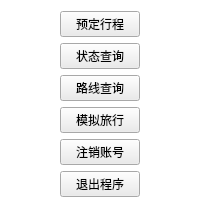
     <widget class="QWidget" name="MainPage">
      <property name="styleSheet">
       <string notr="true">background-color: rgb(255, 255, 255);</string>
      </property>
      <layout class="QGridLayout" name="gridLayout_3" columnstretch="10,5,10">
       <item row="0" column="0">
        <spacer name="horizontalSpacer_5">
         <property name="orientation">
          <enum>Qt::Horizontal</enum>
         </property>
         <property name="sizeHint" stdset="0">
          <size>
           <width>40</width>
           <height>20</height>
          </size>
         </property>
        </spacer>
       </item>
       <item row="0" column="1">
        <widget class="QPushButton" name="OrderPageButton">
         <property name="maximumSize">
          <size>
           <width>3000</width>
           <height>16777215</height>
          </size>
         </property>
         <property name="styleSheet">
          <string notr="true">background-color: rgb(235, 235, 235)</string>
         </property>
         <property name="text">
          <string>预定行程</string>
         </property>
        </widget>
       </item>
       <item row="0" column="2">
        <spacer name="horizontalSpacer_7">
         <property name="orientation">
          <enum>Qt::Horizontal</enum>
         </property>
         <property name="sizeHint" stdset="0">
          <size>
           <width>40</width>
           <height>20</height>
          </size>
         </property>
        </spacer>
       </item>
       <item row="1" column="0">
        <spacer name="horizontalSpacer_6">
         <property name="orientation">
          <enum>Qt::Horizontal</enum>
         </property>
         <property name="sizeHint" stdset="0">
          <size>
           <width>40</width>
           <height>20</height>
          </size>
         </property>
        </spacer>
       </item>
       <item row="1" column="1">
        <widget class="QPushButton" name="StatePageButton">
         <property name="maximumSize">
          <size>
           <width>3000</width>
           <height>16777215</height>
          </size>
         </property>
         <property name="styleSheet">
          <string notr="true">background-color: rgb(235, 235, 235)</string>
         </property>
         <property name="text">
          <string>状态查询</string>
         </property>
        </widget>
       </item>
       <item row="1" column="2">
        <spacer name="horizontalSpacer_8">
         <property name="orientation">
          <enum>Qt::Horizontal</enum>
         </property>
         <property name="sizeHint" stdset="0">
          <size>
           <width>40</width>
           <height>20</height>
          </size>
         </property>
        </spacer>
       </item>
       <item row="2" column="0">
        <spacer name="horizontalSpacer_9">
         <property name="orientation">
          <enum>Qt::Horizontal</enum>
         </property>
         <property name="sizeHint" stdset="0">
          <size>
           <width>40</width>
           <height>20</height>
          </size>
         </property>
        </spacer>
       </item>
       <item row="2" column="1">
        <widget class="QPushButton" name="QueryPathPageButton">
         <property name="maximumSize">
          <size>
           <width>3000</width>
           <height>16777215</height>
          </size>
         </property>
         <property name="styleSheet">
          <string notr="true">background-color: rgb(235, 235, 235)</string>
         </property>
         <property name="text">
          <string>路线查询</string>
         </property>
        </widget>
       </item>
       <item row="2" column="2">
        <spacer name="horizontalSpacer_10">
         <property name="orientation">
          <enum>Qt::Horizontal</enum>
         </property>
         <property name="sizeHint" stdset="0">
          <size>
           <width>40</width>
           <height>20</height>
          </size>
         </property>
        </spacer>
       </item>
       <item row="3" column="0">
        <spacer name="horizontalSpacer_11">
         <property name="orientation">
          <enum>Qt::Horizontal</enum>
         </property>
         <property name="sizeHint" stdset="0">
          <size>
           <width>40</width>
           <height>20</height>
          </size>
         </property>
        </spacer>
       </item>
       <item row="3" column="1">
        <widget class="QPushButton" name="SimulationPageButton">
         <property name="maximumSize">
          <size>
           <width>3000</width>
           <height>16777215</height>
          </size>
         </property>
         <property name="styleSheet">
          <string notr="true">background-color: rgb(235, 235, 235)</string>
         </property>
         <property name="text">
          <string>模拟旅行</string>
         </property>
        </widget>
       </item>
       <item row="3" column="2">
        <spacer name="horizontalSpacer_12">
         <property name="orientation">
          <enum>Qt::Horizontal</enum>
         </property>
         <property name="sizeHint" stdset="0">
          <size>
           <width>40</width>
           <height>20</height>
          </size>
         </property>
        </spacer>
       </item>
       <item row="4" column="1">
        <widget class="QPushButton" name="LogoutButton">
         <property name="maximumSize">
          <size>
           <width>3000</width>
           <height>16777215</height>
          </size>
         </property>
         <property name="styleSheet">
          <string notr="true">background-color: rgb(235, 235, 235)</string>
         </property>
         <property name="text">
          <string>注销账号</string>
         </property>
        </widget>
       </item>
       <item row="5" column="1">
        <widget class="QPushButton" name="ExitButton">
         <property name="maximumSize">
          <size>
           <width>3000</width>
           <height>16777215</height>
          </size>
         </property>
         <property name="styleSheet">
          <string notr="true">background-color: rgb(235, 235, 235)</string>
         </property>
         <property name="text">
          <string>退出程序</string>
         </property>
        </widget>
       </item>
      </layout>
     </widget>
